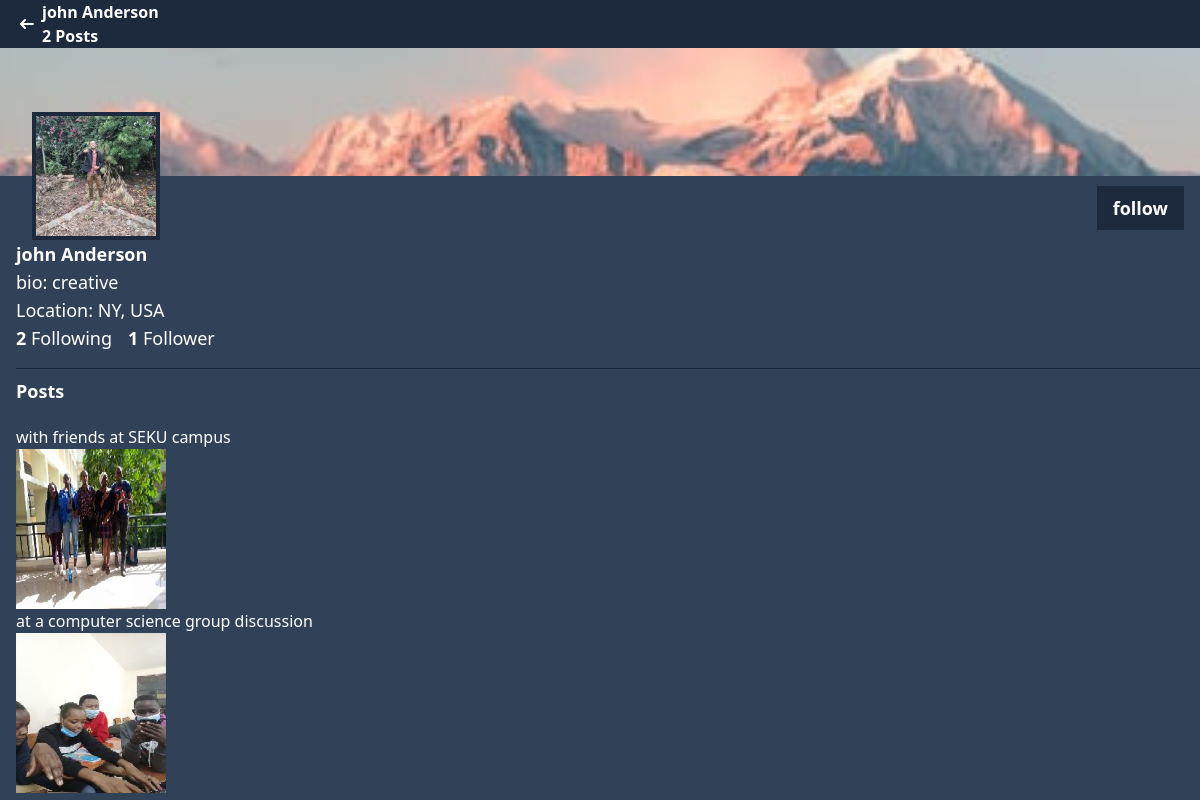
The app's page /profile/john/ (signed in) with its own data.
### accounts/models.py (models this page shows, shortened)
class Profile(models.Model):
    user = models.ForeignKey(User, on_delete=models.CASCADE)
    id_user = models.IntegerField()
    bio = models.TextField(blank=True)
    profileimg = models.ImageField(upload_to='profile_images', default='blank-profile.png')
    backgroundimg = models.ImageField(
        upload_to="profile_images", default="blank-profile.png"
    )
    location = models.CharField(max_length=100, blank=True)

### core/models.py (models this page shows, shortened)
class Post(models.Model):
    id = models.UUIDField(primary_key=True, default=uuid.uuid4)
    user = models.CharField(max_length=100)
    image = models.ImageField(upload_to='post_images')
    text = models.TextField()
    created_at = models.DateField(default=datetime.now)
    no_of_likes = models.IntegerField(default=0)
    class Meta:
        ordering = ("created_at",)

### accounts/views.py (the view)
# urls.py: path("profile/<str:username>/", views.profile, name='profile'),
@login_required(login_url='accounts:login')
def profile(request, username):
    user_object = User.objects.get(username=username)
    user_profile = Profile.objects.get(user=user_object)
    posts = Post.objects.filter(user=user_object)
    number_of_posts = len(posts)
    follower = request.user.username
    user = username
    if FollowersCount.objects.filter(follower=follower, user=user).first():
        button_text = 'unfollow'
    else:
        button_text = 'follow'
    user_followers = len(FollowersCount.objects.filter(user=user))
    user_following = len(FollowersCount.objects.filter(follower=user))
    context = {
        "user_object": user_object,
        "user_profile": user_profile,
        "user_posts": posts,
        "number_of_posts": number_of_posts,
        'button_text': button_text,
        "user_followers": user_followers,
        "user_following": user_following,
    }
    return render(request, 'profile.html', context)

### templates/profile.html (shortened to what this page needs)
{% load compress %}
{% load static %}
<!DOCTYPE html>
<html lang="en">
<head>
    {% compress css %}
        <link rel="stylesheet" href="{% static 'src/output.css' %}">
    {% endcompress %}
</head>
<body class="overflow-x-hidden">
    <div class="flex items-center space-x-2 bg-slate-800 text-white pl-3">
        <div>
            <a href={% url 'core:index' %} class="block">
                <svg class="w-3.5 h-3.5 ms-2 -rotate-180" aria-hidden="true" xmlns="http://www.w3.org/2000/svg" fill="none"
                    viewBox="0 0 14 10">
                    <path stroke="currentColor" stroke-linecap="round" stroke-linejoin="round" stroke-width="2"
                        d="M1 5h12m0 0L9 1m4 4L9 9" />
                </svg>
            </a>
        </div>
        <div>
            <h2 class="font-bold">{{user_object.first_name}} {{user_object.last_name}}</h2>
            {% if number_of_posts == 0 %}
                <span class="font-semibold">No posts</span>
            {% elif number_of_posts == 1 %}
                <span class="font-semibold">{{number_of_posts}} Post</span>
            {% else %}
                <span class="font-semibold">{{number_of_posts}} Posts</span>
            {% endif %}
        </div>
    </div>
    <div class="bg-slate-700 h-full pb-2">
        <div class="">
            <img
                src="{{user_profile.backgroundimg.url}}"
                class="object-cover w-full h-32"
                alt="profile background image"
            />
        </div>
        <div class="flex justify-between items-center mx-4">
            <div
                class="w-32 h-32 relative rounded-md ml-4 -mt-16"
            >
                <img
                    src="{{user_profile.profileimg.url}}"
                    class="object-cover w-32 h-32 border-4 border-slate-800"
                    alt="profile image"
                />
            </div>
            <div>
                {% if user_object.username == user.username %}
                <div>
                    <a href="#" class="edit-btn py-2 px-2 bg-slate-800 text-white rounded-full mr-4">
                        Edit Profile
                    </a>
                </div>
                {% else %}
                    <form
                        data-url="{% url 'accounts:follow' %}"
                        method="post"
                        class="follow-form"
                    >
                        <button class="follow-btn py-2 px-4 bg-slate-800 hover:bg-gray-300 hover:text-black text-white text-lg font-semibold">{{button_text}}</button>
                    </form>
                {% endif %}
            </div>
        </div>
        <div class="text-white ml-4">
            <h1 class="font-bold text-lg">{{user_object.first_name}} {{user_object.last_name}}</h1>
            {% if user_profile.bio %}
                <p class="text-lg">bio: {{user_profile.bio}}</p>
            {% endif%}
            {% if user_profile.location %}
                <p class="text-lg">Location: {{user_profile.location}}</p>
            {% endif %}
            <div class="flex space-x-4 text-lg">
                <p><span class="font-bold">{{user_following}}</span class='text-gray-300 font-semibold'> Following</p>
                {% if user_followers == 1 %}
                    <p><span class="font-bold">{{user_followers}}</span class='text-gray-300 font-semibold'> Follower</p>
                {% else %}
                    <p><span class="font-bold">{{user_followers}}</span class='text-gray-300 font-semibold'> Followers</p>
                {% endif %}
            </div>
        </div>
        <div class="flex flex-col  mt-4 border-t border-slate-800 w-full ml-4">
            <h1 class="text-white text-lg font-bold mt-2">Posts</h1>
            <div class="mt-5">
                <div class="post-section text-white">
                    <ul>
                        {% for post in user_posts %}
                            <li>
                                <a
                                    href="#"
                                >
                                    <p>{{post.text}}</p>
                                    {% if post.image.url is not None %}
                                    <img
                                        src="{{post.image.url}}"
                                        class="w-[150px] h-[160px]"
                                        alt='post image'
                                    />
                                    {% endif %}
                                </a>
                            <li>
                        {% endfor %}
                    </ul>
                </div>
            </div>
        </div>
    </div>
</body>
</html>

### records on screen
Profile: backgroundimg (picture), profileimg (picture), bio "creative", location "NY, USA"
Post: text "with friends at SEKU campus", image (picture)
Post: text "at a computer science group discussion", image (picture)

### other values on screen
{{ user_object.first_name }} "john"
{{ user_object.last_name }} "Anderson"
{{ number_of_posts }} "2"
{{ button_text }} "follow"
{{ user_following }} "2"
{{ user_followers }} "1"
